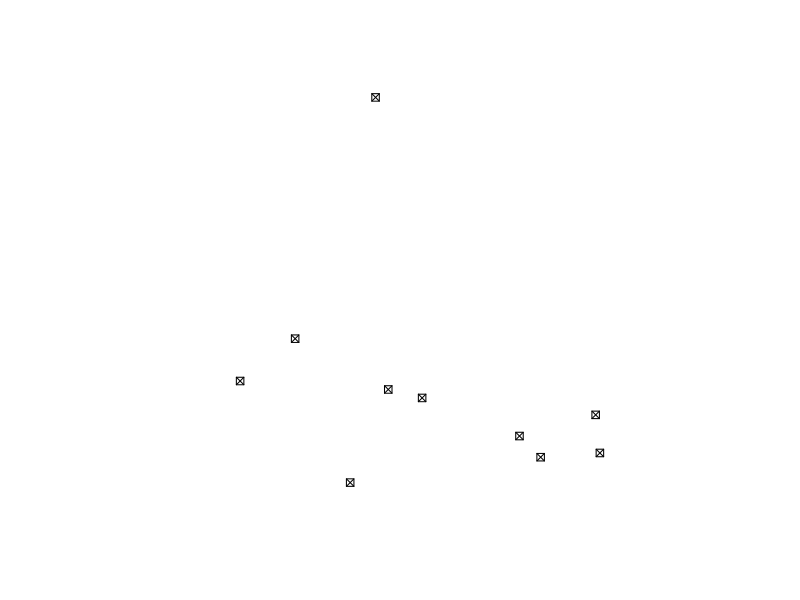
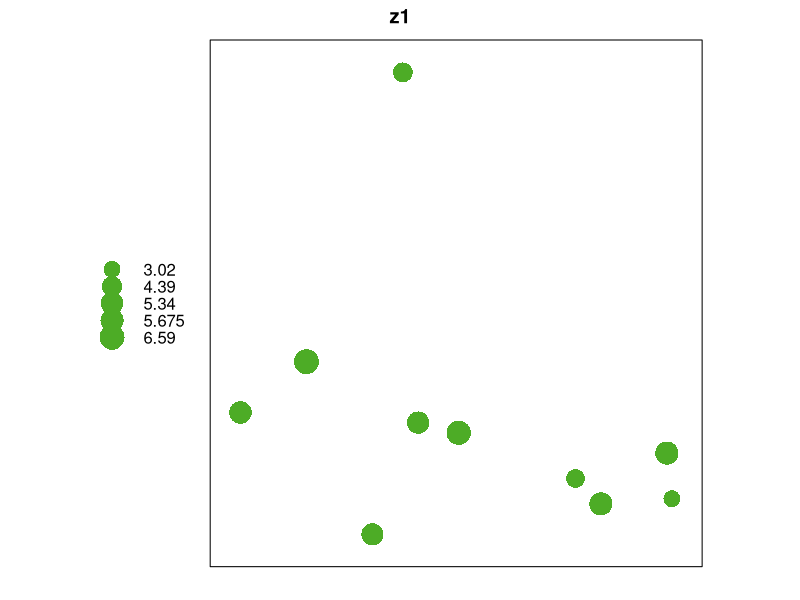
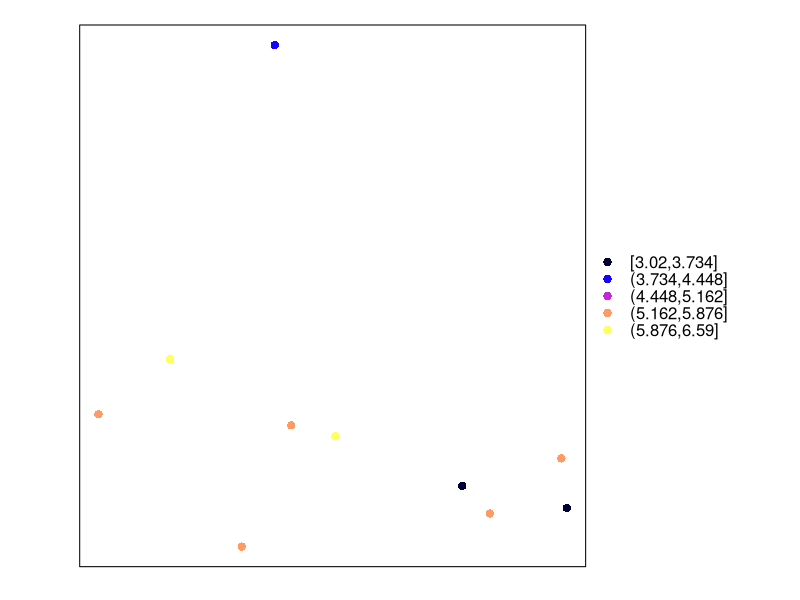

Reproduce these figures in R, in order.
## ---- chunk 1
#install.packages("sp")
library(sp)
## ---- chunk 2
xc=round(runif(10),2)
yc=round(runif(10),2)
xy=cbind(xc,yc)
## ---- chunk 3
xy.sp=SpatialPoints(xy)
xy.sp[1:3,]
plot(xy.sp,pch=7)
## ---- chunk 4
xy.cc=coordinates(xy.sp)
class(xy.cc)
## ---- chunk 5
bbox(xy.sp)
dimensions(xy.sp)
xy.sp[1:2]
xy.df=as.data.frame(xy.sp)
class(xy.df)
dim(xy.df)
summary(xy.sp)
## ---- chunk 6
df=data.frame(z1=round(5+rnorm(10),2),z2=20:29)
df[1:3,]
xy.sp.df=SpatialPointsDataFrame(xy.sp,df)
xy.sp.df[1:3,]
summary(xy.sp.df)
dimensions(xy.sp.df)
xy.sp.df[1:2,]
xy.sp.df[1][1:3,]
xy.sp.df[1:2,"z2"]


xy.df=as.data.frame(xy.sp.df)
xy.df[1:3,]
xy.cc=coordinates(xy.sp.df)
class(xy.cc)
dim(xy.cc)
df1=data.frame(xy,df)
coordinates(df1)=c("xc","yc")
df1[1:3,]
df2=data.frame(xy,df)
coordinates(df2)=~xc+yc
df2[1:3,]
as.data.frame(df2)[1:2,]
coordinates(df2)[1:2,]
df2[["Z2"]]
df2[["Z2"]][10]=20
df2[["z2"]]=1:10
summary(df2)
## ---- chunk 7
bubble(df2,"z1",key.space="left")
spplot(df2,"z1",key.space="right")
